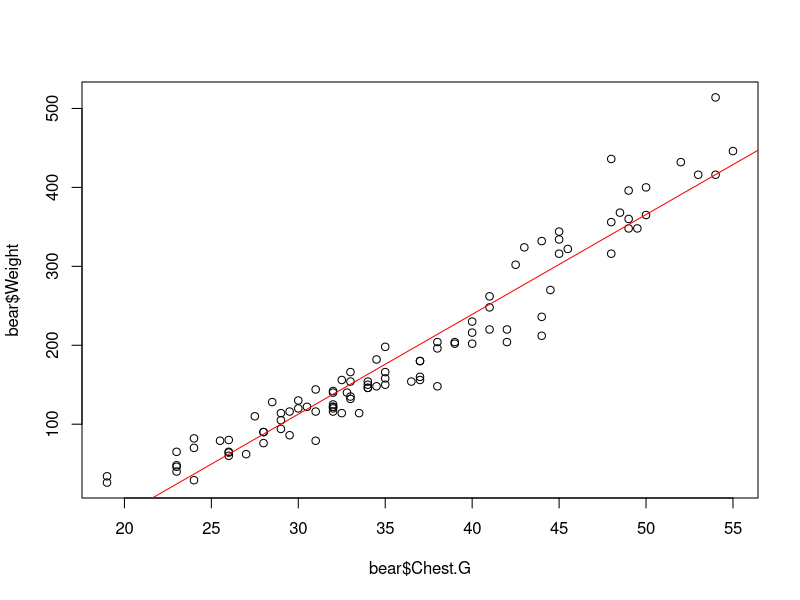
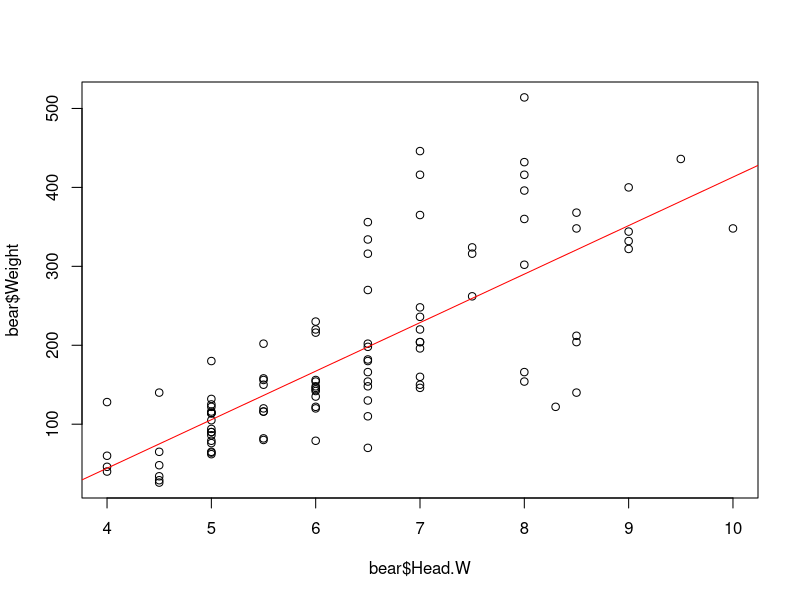

R code for these plots, in order:
bear=read.table('bears.txt',header=TRUE,sep='\t')
bear=bear[bear$Obs.No==1,]
y=bear$Weight
X1=as.matrix(cbind(1,bear$Chest.G))
X2=as.matrix(cbind(1,bear$Head.W))
beta1=solve(t(X1)%*%X1,t(X1)%*%y)
beta2=solve(t(X2)%*%X2,t(X2)%*%y)

min_weight_pred_1 = beta1[1] + min(bear$Chest.G)*beta1[2]
min_weight_pred_2 = beta2[1] + min(bear$Head.W)*beta2[2]

n = dim(bear)[1]
p = 2
ybar = mean(bear$Weight)

RSS1 = sum((y - X1%*%beta1)^2)
RSS2 = sum((y - X2%*%beta2)^2)
TSS = sum((y-ybar)^2)

sig1 = sqrt((1/(n-p))*RSS1)
sig2 = sqrt((1/(n-p))*RSS2)

R1 = 1-RSS1/TSS
R2 = 1-RSS2/TSS

beta1
min_weight_pred_1
sig1
R1

beta2
min_weight_pred_2
sig2
R2


plot(bear$Chest.G,bear$Weight)
abline(beta1[1],beta1[2],col='red')

plot(bear$Head.W,bear$Weight)
abline(beta2[1],beta2[2],col='red')